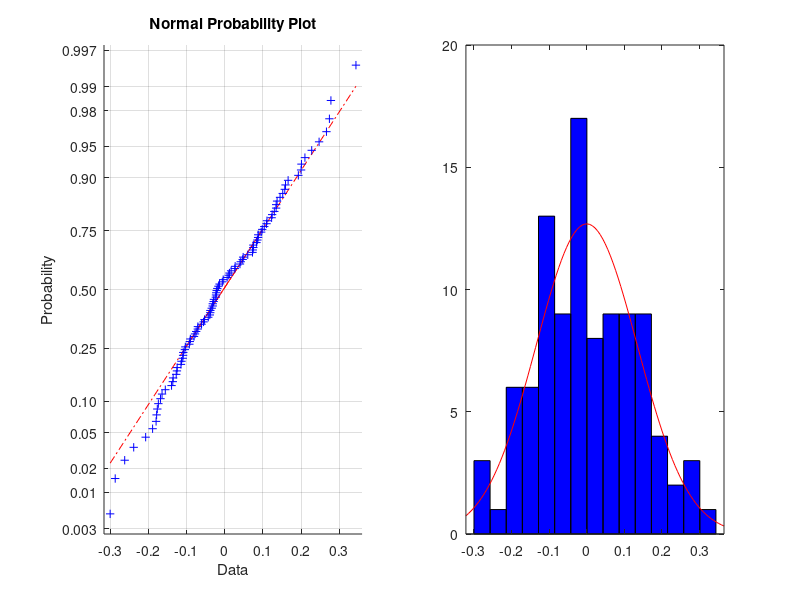
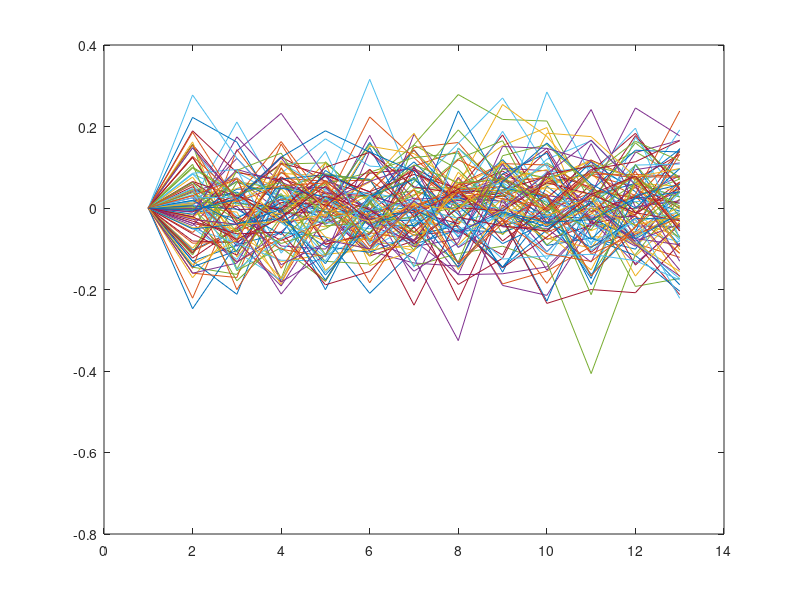

Write MATLAB code to recreate these figures, in order.
% Example 2: we will look in vectors of random variable that are used
% to simulate a an Orstein-Uhlembeck process (the random part of a Vasicek
% IR model). The process has equation dx=-a x dt + sigma dW. Again, we will
% simulate the process for 1 year (twelve monthly steps).We have a 10000
% simulated path pool and will select a subsample of 100 paths in the pool to obtain
% the same performance of the original pool
rng(56,'twister')
Nper=12;
sigma=0.25;
a=3.5;
TimeLength=4;
dt=TimeLength/Nper;
% Creation of the pool, the normal random variable used for simulations
X_Big_Random=randn(10000,Nper);
X_Big=zeros(10000,1);
% Coefficient useful for simulation. Basically if we want to simulate
% dx=-a x dt + sigma dW in discrete time we can write
% x(t+dt)=cfA x(t) + cfB * N(0,1)
cfA=exp(-a*dt);
cfB=sigma*((1-exp(-2*a*dt))/(2*a))^0.5;
% In-place cretion of simulated paths
for i=1:Nper
    X_Big=[X_Big,X_Big(:,i)*cfA+X_Big_Random(:,i)*cfB];
end
% Creation of pools of terminal results of the simulations
X_Big_CashAccount=exp(sum(X_Big,2)*dt);
X_Big_Rendimenti=log(X_Big_CashAccount);
% Expected values for cash account and volatility of terminal results of
% simulations (see Brigo-Mercurio book)
sigma_CA=sigma/a*(TimeLength-2*(1-exp(-a*TimeLength))/a+(1-exp(-2*a*TimeLength))/(2*a))^0.5;
mean_CA=exp(0.5*(sigma_CA^2));
% Create a population of 500 individual. Each individual has a genoma of
% 100 genes, any of them points to a path in the pool
Population=ceil(rand(100,500)*10000);
% We make sure all individuals are well defined, so no path is selected
% twice
for i=1:500
    while length(unique(Population(:,i)))<100
        Population(:,i)=ceil(rand(100,1)*10000);
    end
end
% Initialize fitness: our goal is to find an individual whose statistics
% are close to theoretical values of mean and variance
MeansOfPopulation=mean(X_Big_CashAccount(Population));
StDevsOfPopulation=std(X_Big_Rendimenti(Population),1);
w1=100;
w2=10;
Fitness=w1*(MeansOfPopulation-mean_CA).^2+w2*(StDevsOfPopulation-sigma_CA).^2;
% event probabilities
pdeath=0.15;
pfight=0.1;
pmut=0.35;
pcross=0.35;
genimut=5;
genicross=5;
Res=zeros(20001,1);
for i=1:20000 % This time we will look into 20000 generations
    % The strongest individual is saved at index 1 in population
    [a,b]=sort(Fitness);
    aux=Population(:,b(1));
    auxF=Fitness(b(1));
    Population(:,b(1))=Population(:,1);
    Fitness(b(1))=Fitness(1);
    Population(:,1)=aux;
    Fitness(1)=auxF;
    % We will extract randselector (the individual that will be touched by
    % the event and randgenselector, the gene of the individual that will
    % be changed in the event. It is (almost) like multiplying event
    % probabilities by 1/500 (step (a) of alg. in the paper)
    randselector=rand();
    randgenselector=ceil(rand()*499)+1; % step (a)
    % The selected individual will die (step (b) of alg. in the paper) and
    % will be replaced by the strongest
    if randselector<pdeath 
        Population(:,randgenselector)=Population(:,1);
    % The selected individual will fight against another and the stronger
    % individual will replace the weaker (step (c) of alg.)
    elseif randselector<pdeath+pfight
        target=ceil(rand()*500); 
        winner=randgenselector;
        if Fitness(randgenselector)<Fitness(target)
            winner=target;
        end
        winnerG=Population(:,winner);
        Population(:,randgenselector)=winnerG;
        Population(:,target)=winnerG;
    % The selected individual will mutate (step (d) of alg.)
    elseif randselector<pdeath+pfight+pmut 
        % Mutation will touch genimut genes
        for j=1:genimut
            % A mutation is good if it does not create a repetition in the
            % individual (the realization in the pool that is selected by
            % the mutation was not present in the original individual)
            goodmut=false;
            while not(goodmut)
                target=ceil(rand()*10000);
                goodmut=not(ismember(target,Population(:,randgenselector))); 
            end
            Population(ceil(rand()*100),randgenselector)=target;
        end
    % Last option, the selected individual will go into a crossover, step (e)
    else
        % We need a second individual for the crossover, and we make sure
        % it is different from the first one. We also make sure we are not
        % changing the strongest genoma.
        goodtarget=false;
        while not(goodtarget)
            targeti=ceil(rand()*499)+1;
            goodtarget=(targeti~=randgenselector);
        end
        % we will exchange genicross genes
        for j=1:genicross
            goodcross=false;
            % a gene is good for the exchange if it does not create repetitions.
            % This happens if: 1-the two genes point to the same
            % realization in the pool or 2-the realization in the pool that is 
            % pointed to by the gene of intividual A is not already in
            % individual B genoma and vice versa
            while not(goodcross)
                targetg=ceil(rand()*100);
                if Population(targetg,targeti)==Population(targetg,randgenselector)
                    goodcross=true;
                else
                    if not(ismember(Population(targetg,targeti),Population(:,randgenselector))) && ...
                            not(ismember(Population(targetg,randgenselector),Population(:,targeti)))
                        aux=Population(targetg,targeti);
                        Population(targetg,targeti)=Population(targetg,randgenselector);
                        Population(targetg,randgenselector)=aux;
                        goodcross=true;
                    end
                end
            end    
        end
    end
    % Updating fitness
    MeansOfPopulation=mean(X_Big_CashAccount(Population));
    StDevsOfPopulation=std(X_Big_Rendimenti(Population));
    Fitness=w1*(MeansOfPopulation-mean_CA).^2+w2*(StDevsOfPopulation-sigma_CA).^2;
    if (Fitness(1)~=Res(i))
        disp(Fitness(1));
    end
    if (mod(i,100)==0)
        disp(i)
    end
    Res(i+1)=Fitness(1);
end
% As usual, a couple of plots to look into population
subplot(1,2,1)
normplot(log(X_Big_CashAccount(Population(:,1))))
subplot(1,2,2)
histfit(log(X_Big_CashAccount(Population(:,1))),15)
figure()
plot(X_Big(Population(:,1),:)')
disp(mean(X_Big_CashAccount(Population(:,1))))
disp(std(log(X_Big_CashAccount(Population(:,1)))))
